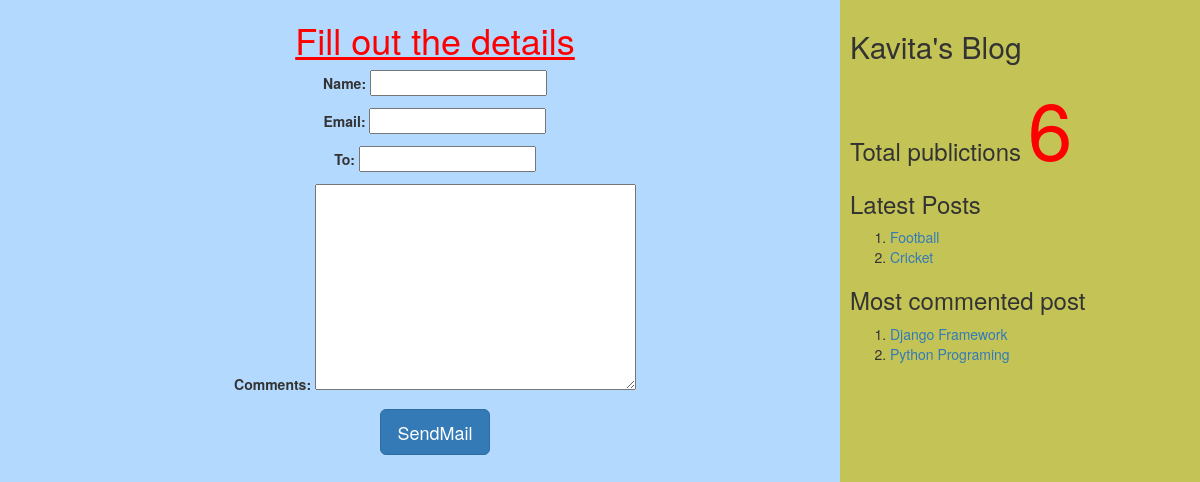
The page /2/share on the database its author committed.
### myApp/models.py (models this page shows, shortened)
class Post(models.Model):
          tags=TaggableManager()
          STATUS_CHOICES=(('draft','Draft'),('published','Published'))
          title=models.CharField(max_length=256)
          slug=models.SlugField(max_length=264,unique_for_date='publish')
          author=models.ForeignKey(User,related_name='blog_posts',on_delete= models.CASCADE)
          body=models.TextField()
          publish=models.DateTimeField(default=timezone.now)
          created=models.DateTimeField(auto_now_add=True)
          updated=models.DateTimeField(auto_now=True)
          status= models.CharField(max_length=10,choices=STATUS_CHOICES,default='draft')
          objects=CustomManager()
          class Meta:
                ordering=('-publish',)
          def get_absolute_url(self):
                return reverse('post_detail',args=[self.publish.year,self.publish.strftime('%m'),self.publish.strftime('%d'),self.slug])

### myApp/views.py (the view, shortened to what this page needs)
# urls.py: url(r'^(?P<id>\d+)/share',views.mail_send_view),
def mail_send_view(request,id):
    post=get_object_or_404(Post,id=id,status='published')
    form=EmailSendForm()
    d={'post':post,'form':form}
    return render(request,'myApp/sharebymail.html',d)

### myApp/forms.py
class EmailSendForm(forms.Form):
    name=forms.CharField()
    email=forms.EmailField()
    to=forms.EmailField()
    comments=forms.CharField(required=False,widget=forms.Textarea)

### myApp/models.py (called while the page is built)
    def get_queryset(self):
        return super().get_queryset().filter(status='published')

### myApp/templatetags/mytags.py (called while the page is built)
@register.simple_tag
def total_posts():
    return Post.objects.count()

@register.inclusion_tag('myApp/latest_post.html')
def show_latest_posts(count=3):
    latest_posts=Post.objects.order_by('-publish')[:count]
    return {'latest_posts':latest_posts}

@register.simple_tag
def get_most_commented_posts(count=2):
    return Post.objects.annotate(total_comments=Count('comments')).order_by('-total_comments')[:count]

### templates/myApp/sharebymail.html (shortened to what this page needs)
<html>
{%extends "myApp/parent.html"%}
     {%block content_block%}
     <center>
     <h1 style="color:red"><u>Fill out the details</u></h1>
    <form  method="post">
      {{form.as_p}}
      <input type="submit" class='btn btn-lg btn-primary' value="SendMail">
       </form>
      </center>
    {%endblock%}

### templates/myApp/parent.html (shortened to what this page needs)
<html>
{%load mytags%}
    <head>
        <link rel="stylesheet" href="https://maxcdn.bootstrapcdn.com/bootstrap/3.3.7/css/bootstrap.min.css">
    </head>
    <body>
        <div class="content" style="width:70%;float:left;background-color:b3d9ff;height:300%;padding:0 0 0 30px">
              {%block content_block%}
              {%endblock%}
        </div>
        <div class="sidebar" style="width:30%;float:right;background-color:#c4c456;height:300%;padding:10px">
            <h2>Kavita's Blog</h2>
            <h3>Total publictions
              <span style="color:red;font-size:80px">
              {%total_posts%}</span>
              <h3>Latest Posts</h3>
              {% show_latest_posts 2 %}
              <h3>Most commented post</h3>
              {%get_most_commented_posts as m%}
              <ol>
                {%for post in m%}
                <li><a href="{{post.get_absolute_url}}">{{post.title}}</a></li>
                {%endfor%}
              </ol>
            </h3>
        </div>
    </body>
</html>

### templates/myApp/latest_post.html
<!DOCTYPE html>
<html lang="en" dir="ltr">
  <body>
    <ol>
    {%for post in latest_posts%}
    <li><a href="{{post.get_absolute_url}}">{{post.title}}</a></li>
    {%endfor%}
    </ol>
  </body>
</html>

### rows shown on the page
Post: title "Football"
Post: title "Cricket"
Post: title "Django Framework"
Post: title "Python Programing"
